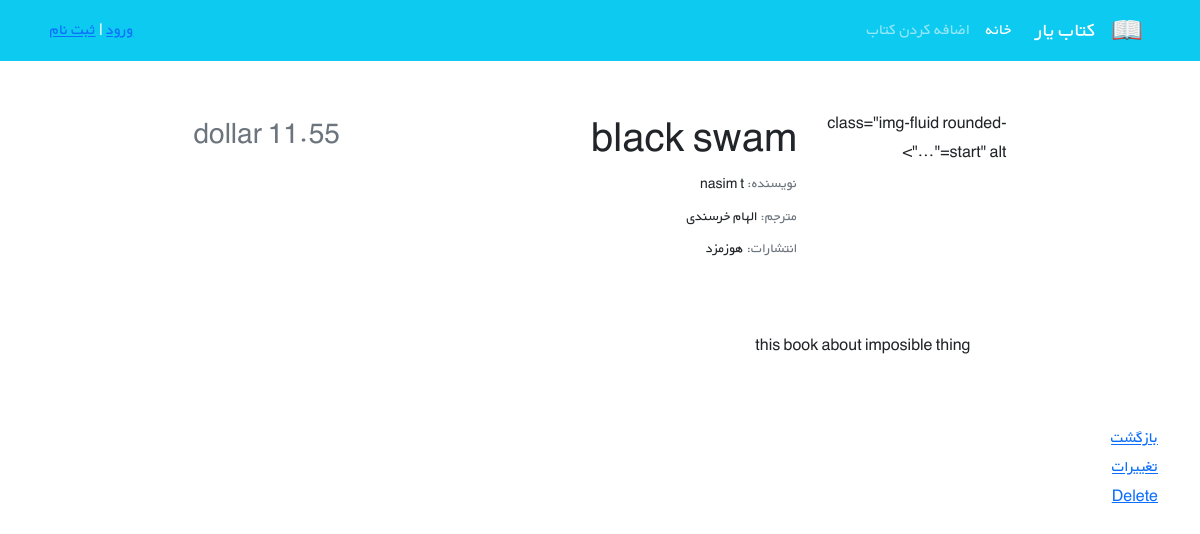
The page /books/2/ on the database as committed earlier.
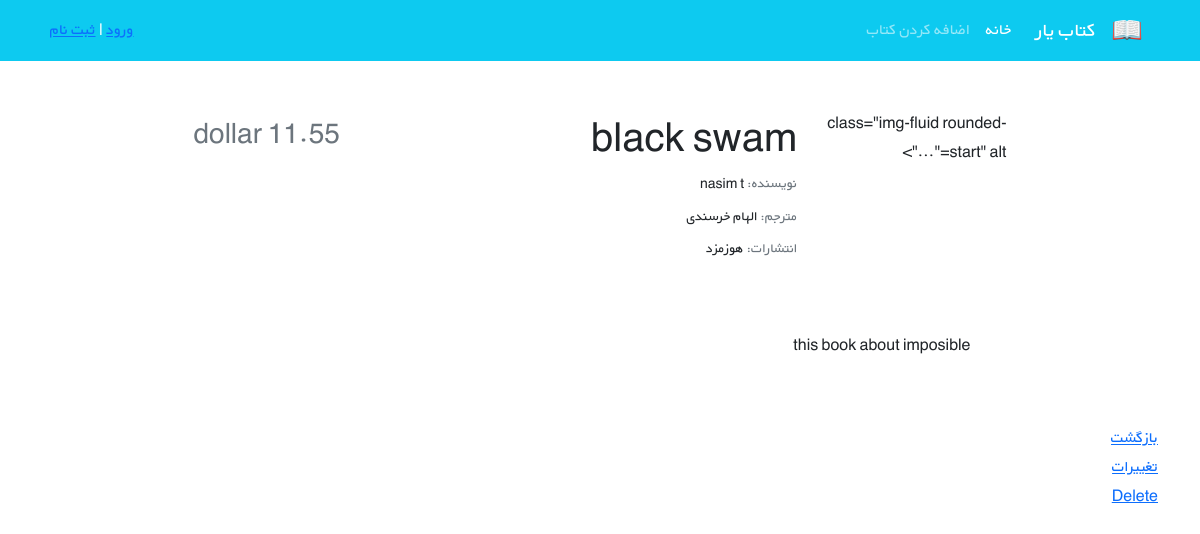
The same page on the database as committed later.
### books/models.py (models this page shows, shortened)
class Book(models.Model):
    title= models.CharField(max_length=200)
    authors=models.CharField(max_length=200)
    content=models.TextField()
    price= models.DecimalField(max_digits=5,decimal_places=2)
    cover= models.ImageField(upload_to='covers/',blank=True)

### books/views.py (the view)
# urls.py: path('<int:pk>/', BookDetailView.as_view() , name='book_detail'),
class BookDetailView(generic.DetailView):
    model = Book
    template_name= 'books/book_detail.html'
    context_object_name = 'books'

### books/templates/books/book_detail.html (shortened to what this page needs)
{% extends '_base.html' %}
{% block content %}
<body>
    <div class="container mt-5" dir="rtl">
        <div class="">
            <div class="">
                <div class="d-flex justify-content-center">
                    <div class="row w-sm-75 w-100">
                        <div class="col-xs-12 col-md-3 d-flex justify-content-center">
                            <div>
                                     class="img-fluid rounded-start" alt="...">
                            </div>
                        </div>
                        <div class="col-xs-12 col-md-6 text-center text-md-end mt-md-1 mt-4">
                            <h1>{{books.title}}</h1>
                            <h5 class="small my-1"><span class="text-muted">نویسنده: </span>{{books.authors}}</h5>
                            <h5 class="small my-1"><span class="text-muted">مترجم: </span>الهام خرسندی</h5>
                            <h5 class="small my-1"><span class="text-muted">انتشارات: </span>هوزمزد</h5>
                        </div>
                        <div class="col-xs-12 col-md-3 d-flex flex-column">
                            <h3 class="align-self-center pt-2 text-muted align-self-md-end">
                                dollar {{books.price}}
                            </h3>
                        </div>
                    </div>
                </div>
                <div class="d-flex justify-content-center">
                    <div class="my-3 p-5 w-sm-75 w-100">
                        {{books.content}}
                    </div>
                </div>
<a href="{% url 'book_list'%}"> بازگشت </a>
<br>
<a href="{% url 'book_update' books.id %}"> تغییرات </a>
<br>
<a href="{% url 'book_delete' books.id %}"> Delete </a>
{% endblock content %}

Rows that differ between the two databases and show on the page:
changed Book "black swam": content "this book about imposible thing" → "this book about imposible"
